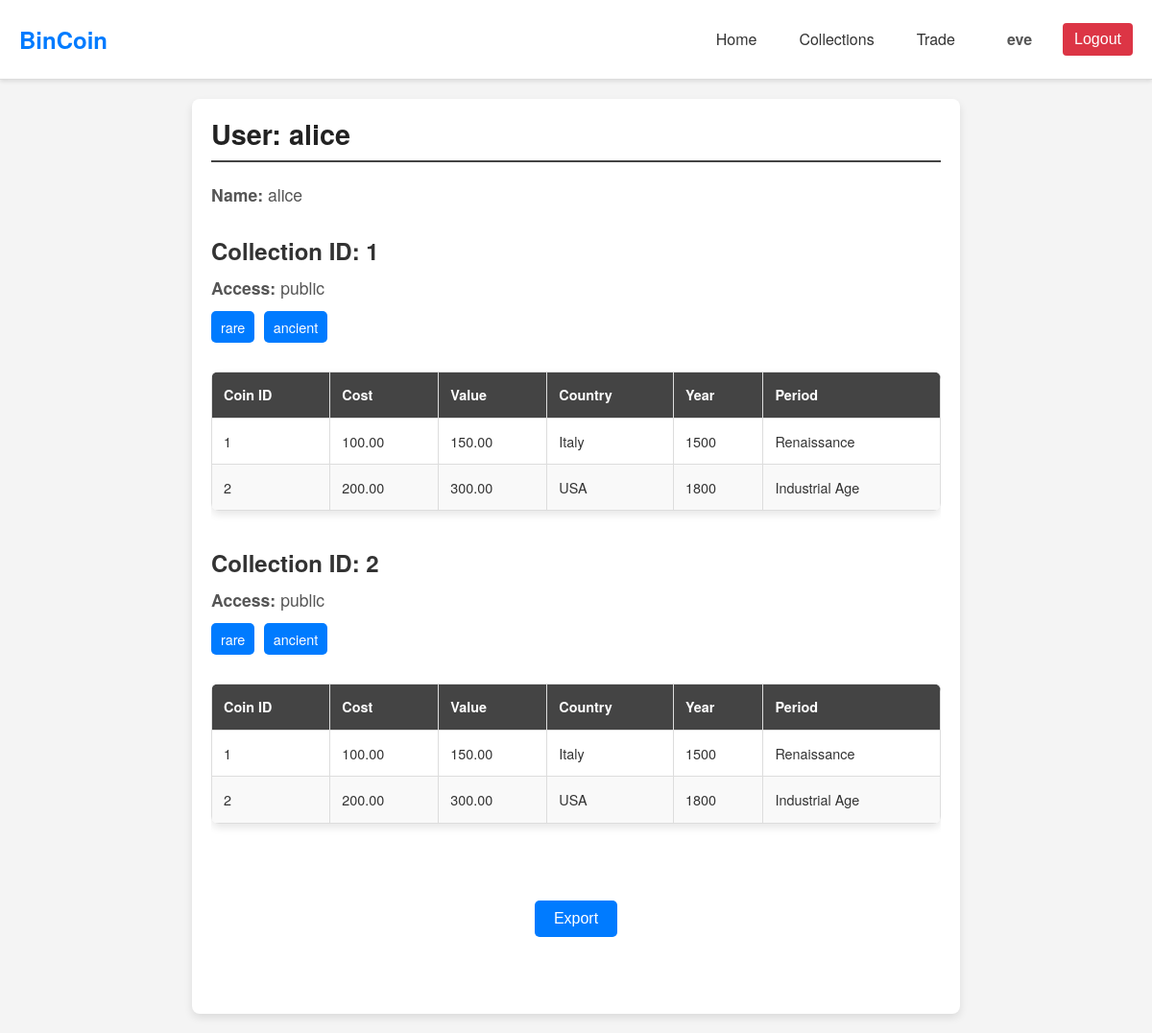
Screenshot of /php/user_profile.php (signed in) with the database file from the repository.
### tables this page shows
CREATE TABLE `user` (
    `name` VARCHAR(255) PRIMARY KEY,
    `password` VARCHAR(255) NOT NULL,
    `created_at` TIMESTAMP DEFAULT CURRENT_TIMESTAMP
);

CREATE TABLE `coin` (
    `id` INT AUTO_INCREMENT PRIMARY KEY,
    `cost` DECIMAL(10, 2) NOT NULL,
    `value` DECIMAL(10, 2) NOT NULL,
    `currency` VARCHAR(50) NOT NULL,
    `front_path` VARCHAR(255) NOT NULL,
    `back_path` VARCHAR(255) NOT NULL,
    `country` VARCHAR(100) NOT NULL,
    `year` INT NOT NULL,
    `coin_collection_id` INT NOT NULL,
    FOREIGN KEY (`coin_collection_id`) REFERENCES `coin_collection`(`id`) ON DELETE CASCADE
);

CREATE TABLE `period` (
    `id` INT AUTO_INCREMENT PRIMARY KEY,
    `country` VARCHAR(100) NOT NULL,
    `from` YEAR NOT NULL,
    `to` YEAR NOT NULL,
    `name` VARCHAR(255) NOT NULL
);

### php/user_profile.php (called while the page is built, shortened)
<?php
$conn = new mysqli(SERVERNAME, USERNAME, PASSWORD, DBNAME);
$userName = isset($_GET['user']) ? $_GET['user'] : 'Alice';
$userQuery = $conn->prepare("SELECT * FROM `user` WHERE `name` = ?");
$userQuery->bind_param("s", $userName);
$userQuery->execute();
$userResult = $userQuery->get_result();
$user = $userResult->fetch_assoc();
$collectionsQuery = $conn->prepare("
    SELECT cc.id AS collection_id, cc.access, ct.name AS tag
    FROM `coin_collection` cc
    LEFT JOIN `collection_tag` ct ON cc.id = ct.collection_id
    WHERE cc.user_name = ?
");
$collectionsQuery->bind_param("s", $userName);
$collectionsQuery->execute();
$collectionsResult = $collectionsQuery->get_result();
$collections = [];
while ($row = $collectionsResult->fetch_assoc()) {
    $collections[$row['collection_id']]['access'] = $row['access'];
    $collections[$row['collection_id']]['tags'][] = $row['tag'];
}
foreach ($collections as $collectionId => &$collection) {
    $coinsQuery = $conn->prepare("
        SELECT c.id AS coin_id, c.cost, c.value, c.currency, c.country, c.year, p.name AS period
        FROM `coin` c
        LEFT JOIN `coin_period` cp ON c.id = cp.coin_id
        LEFT JOIN `period` p ON cp.period_id = p.id
        WHERE c.coin_collection_id = ?
    ");
    $coinsQuery->bind_param("i", $collectionId);
    $coinsQuery->execute();
    $coinsResult = $coinsQuery->get_result();
}
include "../components/user_profile_page.php";
?>

### components/user_profile_page.php (the view, shortened to what this page needs)
<!DOCTYPE html>
<html lang="en">
<head>
    <link rel="stylesheet" href="../css/theme.css">
    <link rel="stylesheet" href="../css/user_profile.css">
</head>
<body>
    <?php include '../components/header.php'; ?>
    <div class="profile-container">
        <h2>User: <?php echo htmlspecialchars($user['name']); ?></h2>
        <div class="user-details">
            <p><strong>Name:</strong> <?php echo htmlspecialchars($user['name']); ?></p>
        </div>
        <?php foreach ($collections as $collectionId => $collection): ?>
            <div class="collection">
                <h3>Collection ID: <?php echo htmlspecialchars($collectionId); ?></h3>
                <p><strong>Access:</strong> <?php echo htmlspecialchars($collection['access']); ?></p>
                <div class="tags">
                    <?php foreach ($collection['tags'] as $tag): ?>
                        <span class="tag"><?php echo htmlspecialchars($tag); ?></span>
                    <?php endforeach; ?>
                </div>
                <div class="table-container">
                    <table>
                        <thead>
                            <tr>
                                <th>Coin ID</th>
                                <th>Cost</th>
                                <th>Value</th>
                                <th>Country</th>
                                <th>Year</th>
                                <th>Period</th>
                            </tr>
                        </thead>
                        <tbody>
                            <?php foreach ($collection['coins'] as $coin): ?>
                                <tr>
                                    <td><?php echo htmlspecialchars($coin['coin_id']); ?></td>
                                    <td><?php echo htmlspecialchars($coin['cost']); ?></td>
                                    <td><?php echo htmlspecialchars($coin['value']); ?></td>
                                    <td><?php echo htmlspecialchars($coin['country']); ?></td>
                                    <td><?php echo htmlspecialchars($coin['year']); ?></td>
                                    <td><?php echo htmlspecialchars($coin['period']); ?></td>
                                </tr>
                            <?php endforeach; ?>
                        </tbody>
                    </table>
                </div>
            </div>
        <?php endforeach; ?>
        <div class="export-container">
        <div class="dropdown">
            <button class="export-btn">Export</button>
            </div>
        </div>
    </div>
</body>
</html>

### css/theme.css (style rules this page uses)
* { margin: 0; padding: 0; box-sizing: border-box; }
html { font-size: 16px; }
body { font-family: 'Helvetica Neue', Arial, sans-serif; line-height: 1.6; color: #333; background-color: #f4f4f4; }
h1, h2, h3, h4, h5, h6 { color: #222; margin-bottom: 1rem; line-height: 1.2; }
p { margin-bottom: 1.2rem; }
button, .btn { display: inline-block; background-color: #007BFF; color: #ffffff; padding: 10px 20px; border: none; border-radius: 4px; cursor: pointer; font-size: 1rem; transition: background-color 0.3s ease; text-decoration: none; text-align: center; }
table { width: 100%; border-collapse: collapse; margin-bottom: 20px; }
table th, table td { padding: 12px; border: 1px solid #ddd; text-align: left; }
table th { background-color: #f8f8f8; }
table tr:nth-child(even) { background-color: #f9f9f9; }

### css/user_profile.css (style rules this page uses)
.profile-container { max-width: 800px; margin: 20px auto; background: #ffffff; padding: 20px; border-radius: 8px; box-shadow: 0 4px 8px rgba(0, 0, 0, 0.1); }
.profile-container h2 { font-size: 1.8em; border-bottom: 2px solid #444; padding-bottom: 10px; margin-bottom: 20px; }
.profile-container .user-details { margin-bottom: 30px; }
.profile-container .user-details p { font-size: 1.1em; margin: 5px 0; color: #555; }
.collection { margin-bottom: 20px; }
.collection h3 { font-size: 1.5em; color: #333; margin-bottom: 10px; }
.collection p { font-size: 1.1em; color: #555; margin-bottom: 10px; }
.table-container { overflow-x: auto; }
.table-container table { width: 100%; border-collapse: collapse; margin: 20px 0; font-size: 0.9em; background: #ffffff; box-shadow: 0 4px 8px rgba(0, 0, 0, 0.1); border-radius: 8px; overflow: hidden; }
.table-container th, .table-container td { padding: 12px; text-align: left; }
.table-container th { background-color: #444; color: #ffffff; }
.table-container td { border-bottom: 1px solid #dddddd; }
.tags { margin: 10px 0; }
.tag { display: inline-block; background-color: #007BFF; color: #ffffff; padding: 5px 10px; border-radius: 5px; font-size: 0.9em; margin-right: 5px; }
.export-container { margin: 50px auto; max-width: 300px; text-align: center; }
.export-btn { display: inline-block; padding: 10px 20px; margin: 10px; font-size: 1em; color: #fff; background-color: #007BFF; border: none; border-radius: 5px; cursor: pointer; text-decoration: none; }
.dropdown { position: relative; display: inline-block; }

### rows the page displays
user: name "alice"
coin: id "1", cost "100.00", value "150.00", country "Italy", year "1500", period.name "Renaissance"
coin: id "2", cost "200.00", value "300.00", country "USA", year "1800", period.name "Industrial Age"

### other values shown
$_SESSION['username'] "eve"
$collectionId "1"
$collection['access'] "public"
$tag "rare"
$tag "ancient"
$collectionId "2"
